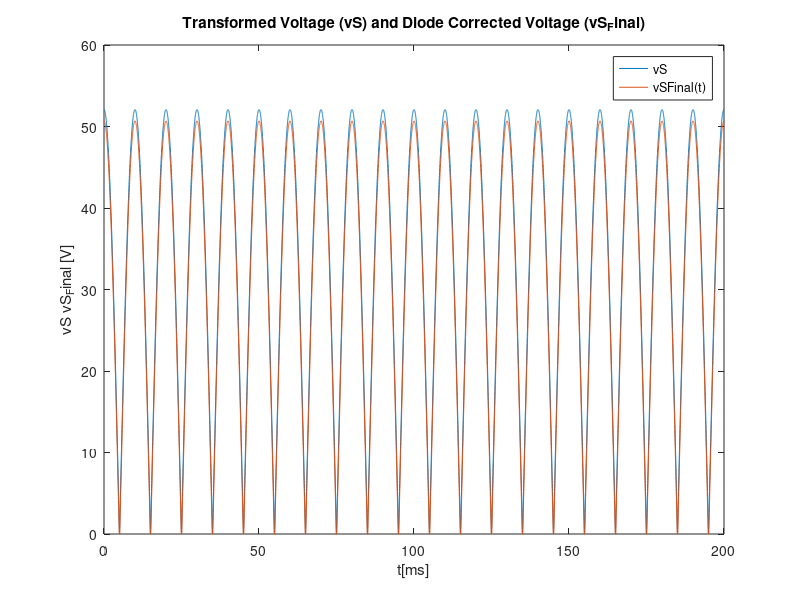
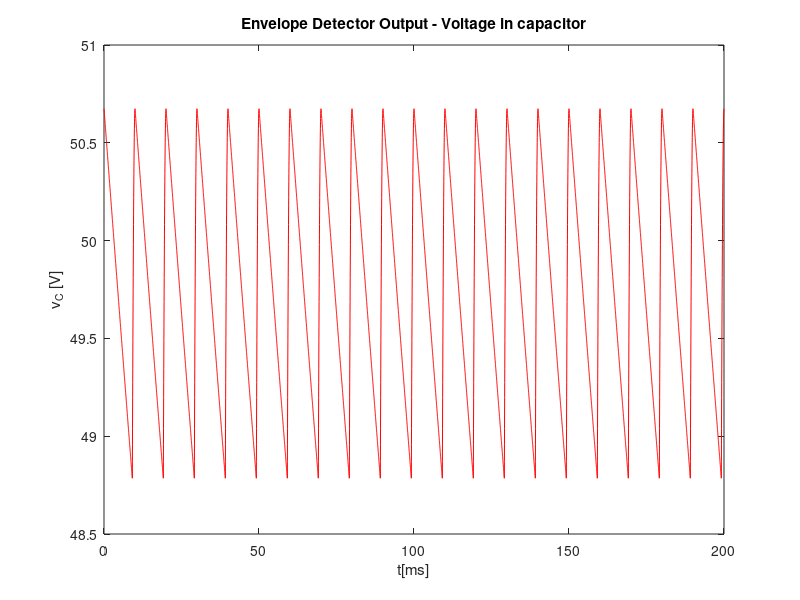
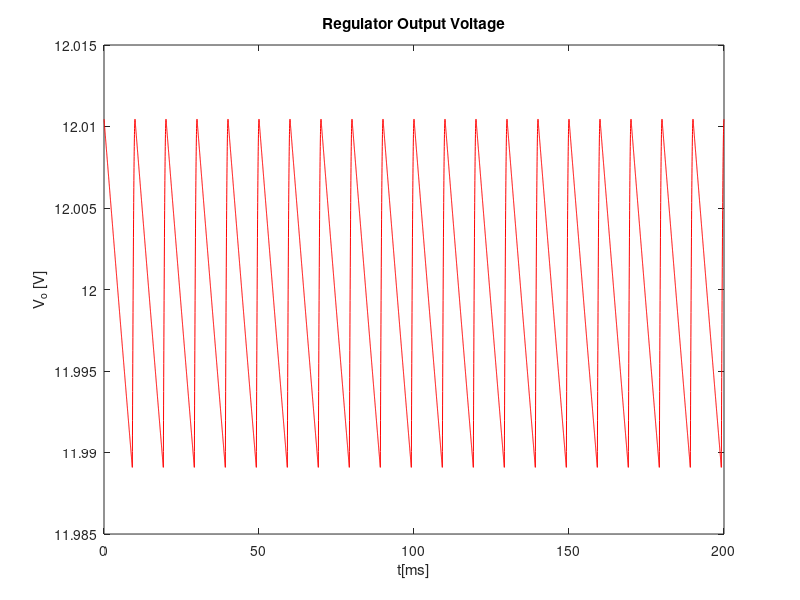
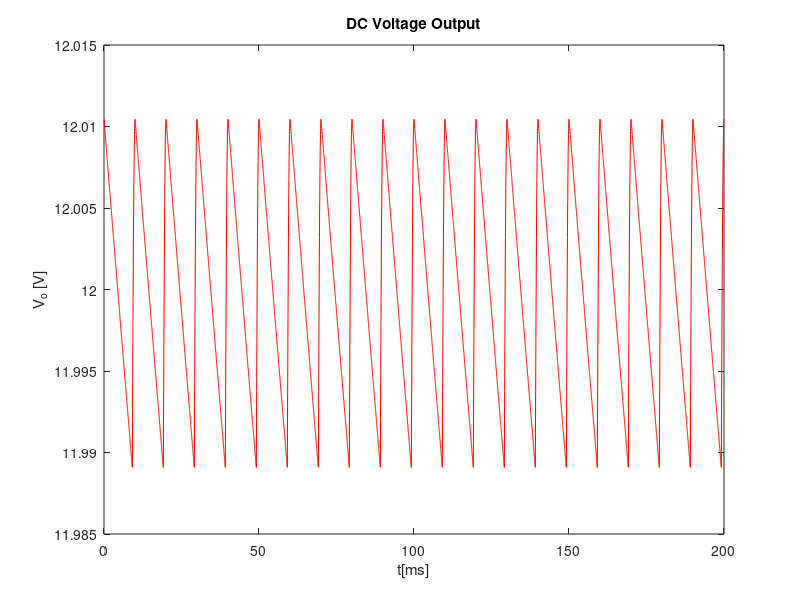

Write the MATLAB code that produced these figures, in order.
% Parte 1: Envelope Detector

A = 230;
n = 4.416766044;
f = 50;
w = 2*pi*f;
R_env = 15000;
C = 60e-6;
V_ON = 0.7;

% Vetor de tempo
t=0:2e-5:0.2;

vIN = A*cos(w*t); % Tensão à entrada do transformador.

% Fonte dependente

vS = (A/n)*cos(w*t);
vS_Corrected = abs((A/n)*cos(w*t));   % Função vS corrigida pela ponte de díodos (ideais).



% --------------------------------------A RETIRAR---------------------------------------
%{
figure
plot(t*1000, vS)
title("Tensão na Fonte")
xlabel ("t[ms]")
ylabel ("vS[V]")

figure
plot(t*1000, vS_Corrected)
title("Tensão na Fonte (Corrigida)")
xlabel ("t[ms]")
ylabel ("vS Corrigida [V]")
%}


% Determinação da corrente no Díodo

Is = 1e-14;
eta = 1;

% Temperatura Nominal em Kelvin
Tnom = 300.15; 

% Constante de Boltzmann
k = 1.38064852e-23;

% Carga do eletrão
q = 1.60217662e-19;

% Thermal Voltage
Vt = (k*Tnom)/q;



% Modelação da vS Atenuada.

vS_Translacao = vS_Corrected - 2*V_ON;

% --------------------------------------A RETIRAR---------------------------------------
%{
figure
plot(t*1000, vS_Translacao)
title("Tensão na Fonte (Translacao)")
xlabel ("t[ms]")
ylabel ("vS Translacao [V]")
%}

for i=1:length(t)
  
  if vS_Translacao(i) < 0
    
    vS_Final(i) = 0;
    
  else                                    % É maior ou igual a zero.
    
    vS_Final(i) = vS_Translacao(i);
    
  endif
  
endfor

% Gráfico vS vs vS_Final.
p1= figure
plot(t*1000, vS_Corrected)
hold on
plot(t*1000, vS_Final)
title("Transformed Voltage (vS) and Diode Corrected Voltage (vS_Final)")
xlabel ("t[ms]")
ylabel ("vS vS_Final [V]")
legend('vS','vSFinal(t)');
print (p1, "p1.eps", "-depsc");

% --------------------------------------A RETIRAR---------------------------------------
%{
% Gráfico com as várias versões da tensão.

figure
plot(t*1000, vS)
hold on
plot(t*1000, vS_Corrected)
plot(t*1000, vS_Translacao)
plot(t*1000, vS_Final)
hold off
title("Tensão na Fonte")
legend('vS(t)','vSCorrected(t)', 'vSTranslacao(t)', 'vSFinal(t)');
xlabel ("t[ms]")
ylabel ("vS[V]")
%}

% Ciclo For para modelação da tensão no condensador, v_C.

T_vS = 1/(2*f);         % Período do módulo.
t_MAX = 0;              % Instante Inicial do Máximo (como é um cosseno, o máximo é logo em t = 0s!).
t_Aux = t_MAX;          % Deslocamento da função exponencial.

% Cálculo da Resistência Equivalente.

n_D = 17;
V_O = 12;        % Componente DC da tensão de saída.
V_D = V_O/n_D;   % Tensão em cada díodo.
R_reg = 5400;                          % Resistência do Regulador.
r_d = (eta*Vt)/(Is*exp(V_D/(eta*Vt)));  % Resistência Incremental do Díodo.
                               % Número de díodos.

R_eq = 1/((1/R_env)+(1/(R_reg + n_D*r_d)));

%v_C = zeros(length(t)); % Inicialização do vetor v_C.

for i=1:length(t)
  
  ramoExponencial = ((A/n)-2*V_ON)*exp(-(t - t_Aux)/(R_eq*C));
  
  
  if t(i) < t_MAX               % Antes de atingir o máximo ((A/n)-2*V_ON).
    v_C(i) = vS_Final(i);        % Mantém a sinusoide.
  elseif t(i) == t_MAX
    v_C(i) = vS_Final(i);   % Mantém a sinusoide.
    
  else 
    if ramoExponencial(i) > vS_Final(i)          % Descarga do Condensador.
      v_C(i) = ramoExponencial(i);
    elseif ramoExponencial(i) == vS_Final(i)   % Instante em que começa a carregar.
      v_C(i) = ramoExponencial(i);      
    else                                        % vCExponencial < vCSinusoidal. Volta a carregar.
      if t(i) <= t_MAX + T_vS                   % Ainda não atingiu o máximo seguinte (se não fizer isto, a função fica só a sinusoidal e cai para zero).
        v_C(i) = vS_Final(i);
      else
        t_MAX = t_MAX + T_vS;                     % O máximo avança um período.
        t_Aux = t_MAX;                            % t_Aux é o instante em que se verifica o máximo da exponencial => t_MAX - t_Aux == 0.
        
        ramoExponencial2 = ((A/n)-2*V_ON)*exp(-(t - t_Aux)/(R_env*C));
        
        v_C(i) = ramoExponencial2(i);
      endif      
    endif
    
  endif 
endfor

% --------------------------------------A RETIRAR---------------------------------------
%{
figure
plot(t*1000, v_C)
title("Tensão no Condensador")
xlabel ("t[ms]")
ylabel ("v_C [V]")
%}

h = figure();
plot(t*1000, v_C, "r");
title("Envelope Detector Output - Voltage in capacitor");
xlabel ("t[ms]");
ylabel ("v_C [V]");
print (h, "envelopeDetectorOctave.eps", "-depsc");







% Parte 2: Voltage Regulator



V_C = mean(v_C); % Componente DC da tensão no condensador.
v_c = v_C - V_C; % Componente incremental da tensão no condensador.



% Incremental Analysis
i_d = v_c/(R_reg + n_D*r_d);  % Componente incremental da corrente nos díodos.

v_o = n_D*r_d*i_d;            % Componente incremental da tensão na saída.

% Corrente no Voltage Regulator (para o caso de ser preciso).

I_D = (V_C - n_D*V_D)/R_reg;

I_d1 = I_D + i_d;

% --------------------------------------A RETIRAR---------------------------------------
%{
figure
plot(t*1000, I_d1)
title("Corrente no Voltage Regulator (Método 1)")
xlabel ("t[ms]")
ylabel ("I_d[A]")
%}



% Tensão na saída.
V_o = V_O + v_o;

% Cálculo do Ripple.

display("Ripple = ")
ripple = range(V_o)

% --------------------------------------A RETIRAR---------------------------------------
%{
figure
plot(t*1000, V_o)
title("Tensão de Saída")
xlabel ("t[ms]")
ylabel ("V_o [V]")
%}

% Gráficos da Rafaela

% Confirmado!
ha = figure();
plot(t*1000, V_o, "r");
title("Regulator Output Voltage");
xlabel ("t[ms]");
ylabel ("V_o [V]");
print (ha, "voltageRegulatorOctave.eps", "-depsc");

% Confirmado!
hb = figure();
plot(t*1000, V_o, "r");
title("DC Voltage Output"); %mesma coisa titulos diferentes
xlabel ("t[ms]");
ylabel ("V_o [V]");
print (hb, "DCvoltageOctave.eps", "-depsc");

% Confirmado!
hc = figure();
plot(t*1000, v_o, "r");
title("Output AC component + DC deviation = V_o - 12");
xlabel ("t[ms]");
ylabel ("v_o [V]");
print (hc, "V_oMenos12Octave.eps", "-depsc");

%plots opcionais que tbm tenho no ngspice para comparar ou que podem dar jeito idk

%{
% Confirmado!
hd = figure();
plot(t*1000, V_o, "r");
hold on
plot(t*1000, vS, "b");
title("Transformed Voltage (vS) vs Output Voltage (V_o)");
xlabel ("t[ms]");
ylabel ("V_o, vS [V]");
legend('V_o','vS');
print (hd, "V_ovSOctave.eps", "-depsc");

% Confirmado! Alterar o título!
he = figure();
plot(t*1000, V_o, "r");
hold on
plot(t*1000, vS, "b");
hold on
plot(t*1000, vIN, "y");
title("Voltage Comparison (vIN, vS and V_o)");
xlabel ("t[ms]");
ylabel ("V_o, vS, vIN [V]");
legend({'V_o', 'vS', 'vIN'});
print (he, "V_ovSvINOctave.eps", "-depsc");
%}
